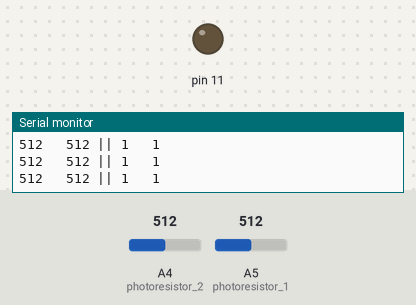
Recording of a sketch running on a simulated Arduino Uno, built with avr-gcc and run on an emulated ATmega328P. Parts: output pins drawn as LEDs (lit = HIGH), the last lines printed to the serial monitor. Dashed ring = blinking. The test bench sets the inputs (shaded band); at power-on: A5 (photoresistor_1) = 512, A4 (photoresistor_2) = 512.

Above: at 1.2 s.
1.3 s: A5 (photoresistor_1) set to 0
At 2.47 s:
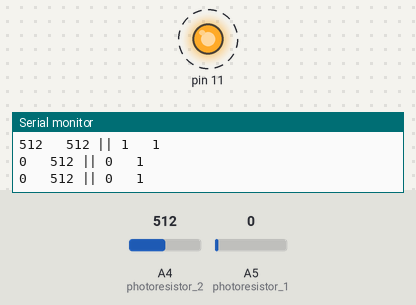
4.3 s: A4 (photoresistor_2) set to 0
At 5.2 s:
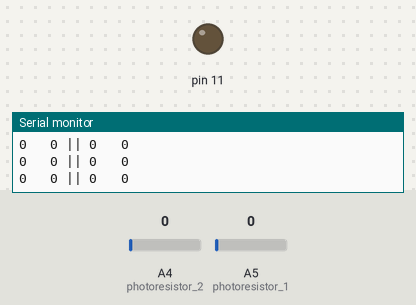
7.3 s: A4 (photoresistor_2) set to 6
8.8 s: A4 (photoresistor_2) set to 9
At 9.7 s:
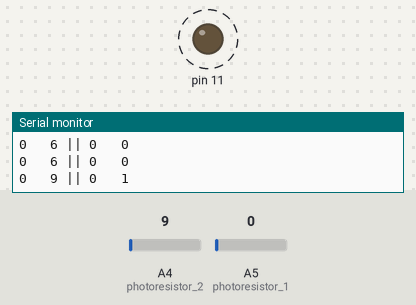
11.8 s: A5 (photoresistor_1) set to 6
14.8 s: A5 (photoresistor_1) set to 9
At 15.8 s:
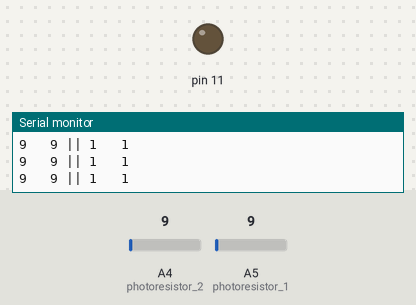
Timing chart, 0 to 17.3 s (numbered marks = the images above; inputs shaded):
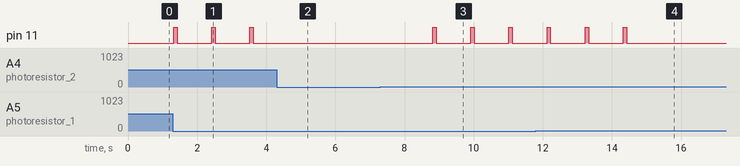

Measured:
- the behaviour switches between 7 and 8 on A4 (photoresistor_2) (found by bisection; images 2 and 3)
- the behaviour switches between 7 and 8 on A5 (photoresistor_1) (found by bisection; images 3 and 4)
- after the input at 1.3 s, pin 11: alternates HIGH for 0.10 s and LOW for 1.0 s, starting at once
- after the input at 4.3 s, pin 11: stops changing and stays LOW
- after the input at 8.8 s, pin 11: alternates HIGH for 0.10 s and LOW for 1.0 s, starting at once
- after the input at 14.8 s, pin 11: stops changing and stays LOW

The sketch:

photoresistor_barcode.ino
```cpp
//photoresistor low: 300
//        high: 600
const int midpoint = 0;
const int key[] = {0, 1, 0, 1, 1, 0, 0, 1};

const int photoresistor_1 = A5;
const int photoresistor_2 = A4;

int reading[2];

void takeReading(){
  int val1 = analogRead(photoresistor_1);
  int val2 = analogRead(photoresistor_2);

  if(val1 > 7){
    reading[0] = 1;
  }
  if(val1 == 0){
    reading[0] = 0;
  }


  if(val2 > 7){
    reading[1] = 1;
  }
  if(val2 == 0){
    reading[1] = 0;
  }
}

void setup(){
  pinMode(11, OUTPUT);
  pinMode(A5, INPUT);
    Serial.begin(9600);
}

void loop(){
takeReading();
int val = analogRead(A5);
int vall = analogRead(A4);
const int outpdata[] = {val, vall};
  Serial.print(val);
  Serial.print("   ");
  Serial.print(vall);
  Serial.print(" || ");
  Serial.print(reading[0]);
  Serial.print("   ");
  Serial.println(reading[1]);
  if (reading[0] == 0 and reading[1] == 1){
    digitalWrite(11, HIGH);
    delay(100);
    digitalWrite(11, LOW);
    delay(1000);

  }

}
```
